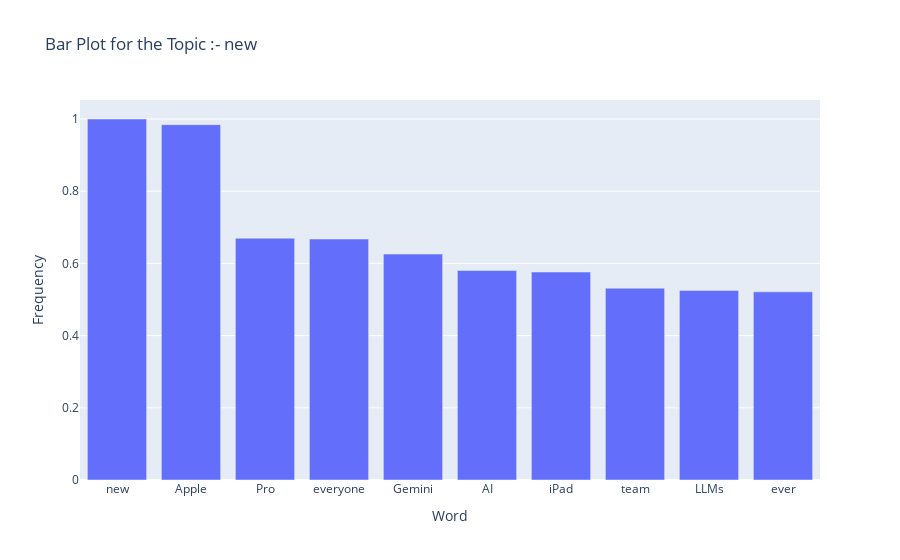
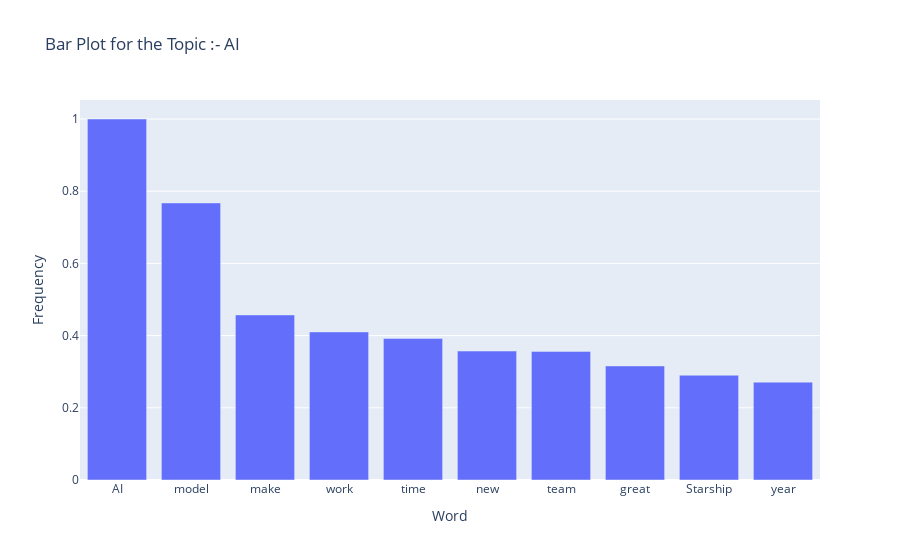

Notebook code cell kept with these figures, in order:
### Code cell
# Importing libraries÷
import pandas as pd
from gensim.models import LdaModel
from gensim.corpora import Dictionary
from wordcloud import WordCloud
import plotly.express as px
from nltk.corpus import stopwords as nltk_stopwords

# Tokenization
tokenize_tweets = [tweet.split() for tweet in df['cleaned_text']]
dictionary = Dictionary(tokenize_tweets)

# Creating a bag of words representation of corpus
corpus = [dictionary.doc2bow(tokens) for tokens in tokenize_tweets]

# Applying LDA with number of topics = 10
num_topics = 10
lda_model = LdaModel(corpus=corpus, id2word=dictionary, num_topics=num_topics)

# Stopwords for English
stopwords = set(nltk_stopwords.words('english'))

# Creating word clouds and bar plots for each topic
for topic_id in range(lda_model.num_topics):
    # Generate a word cloud image
    wordcloud_dict = dict(lda_model.show_topic(topic_id, 10))
    wordcloud = WordCloud(background_color="white", stopwords=stopwords).generate_from_frequencies(wordcloud_dict)
    
    # Most frequent word in the topic
    most_frequent_word = max(wordcloud.words_.items(), key=lambda x: x[1])[0]
    
    # Convert word cloud to Plotly Express format
    word_freq_tuples = [(word, freq) for word, freq in wordcloud.words_.items()]
    wordcloud_df = pd.DataFrame(word_freq_tuples, columns=['word', 'frequency'])
    
    # Plotting word cloud
    fig_wordcloud = px.imshow(wordcloud)
    fig_wordcloud.update_layout(title=f"Word Cloud for the Topic :- {most_frequent_word}")
    fig_wordcloud.show()
    
    # Bar plot for each topic
    fig_bar = px.bar(wordcloud_df, x='word', y='frequency', title=f"Bar Plot for the Topic :- {most_frequent_word}",
                     labels={'word': 'Word', 'frequency': 'Frequency'})
    fig_bar.show()

### Figure 1 — Plotly figure (JSON) as saved in the notebook; plotly's stock layout.template omitted (floating-point values rounded to 4 significant figures)
{"data": [{"alignmentgroup": "True", "hovertemplate": "Word=%{x}<br>Frequency=%{y}<extra></extra>", "legendgroup": "", "marker": {"color": "#636efa", "pattern": {"shape": ""}}, "name": "", "offsetgroup": "", "orientation": "v", "showlegend": false, "textposition": "auto", "type": "bar", "x": ["new", "Apple", "Pro", "everyone", "Gemini", "AI", "iPad", "team", "LLMs", "ever"], "xaxis": "x", "y": [1, 0.9843, 0.6697, 0.6674, 0.6258, 0.5803, 0.576, 0.5313, 0.5252, 0.5213], "yaxis": "y"}], "layout": {"autosize": true, "barmode": "relative", "legend": {"tracegroupgap": 0}, "title": {"text": "Bar Plot for the Topic :- new"}, "xaxis": {"anchor": "y", "autorange": true, "domain": [0, 1], "range": [-0.5, 9.5], "title": {"text": "Word"}, "type": "category"}, "yaxis": {"anchor": "x", "autorange": true, "domain": [0, 1], "range": [0, 1.053], "title": {"text": "Frequency"}, "type": "linear"}}}

### Figure 2 — Plotly figure (JSON) as saved in the notebook; plotly's stock layout.template omitted (floating-point values rounded to 4 significant figures)
{"data": [{"alignmentgroup": "True", "hovertemplate": "Word=%{x}<br>Frequency=%{y}<extra></extra>", "legendgroup": "", "marker": {"color": "#636efa", "pattern": {"shape": ""}}, "name": "", "offsetgroup": "", "orientation": "v", "showlegend": false, "textposition": "auto", "type": "bar", "x": ["AI", "model", "make", "work", "time", "new", "team", "great", "Starship", "year"], "xaxis": "x", "y": [1, 0.7676, 0.4573, 0.4102, 0.3922, 0.3572, 0.3563, 0.316, 0.2903, 0.2711], "yaxis": "y"}], "layout": {"autosize": true, "barmode": "relative", "legend": {"tracegroupgap": 0}, "title": {"text": "Bar Plot for the Topic :- AI"}, "xaxis": {"anchor": "y", "autorange": true, "domain": [0, 1], "range": [-0.5, 9.5], "title": {"text": "Word"}, "type": "category"}, "yaxis": {"anchor": "x", "autorange": true, "domain": [0, 1], "range": [0, 1.053], "title": {"text": "Frequency"}, "type": "linear"}}}
